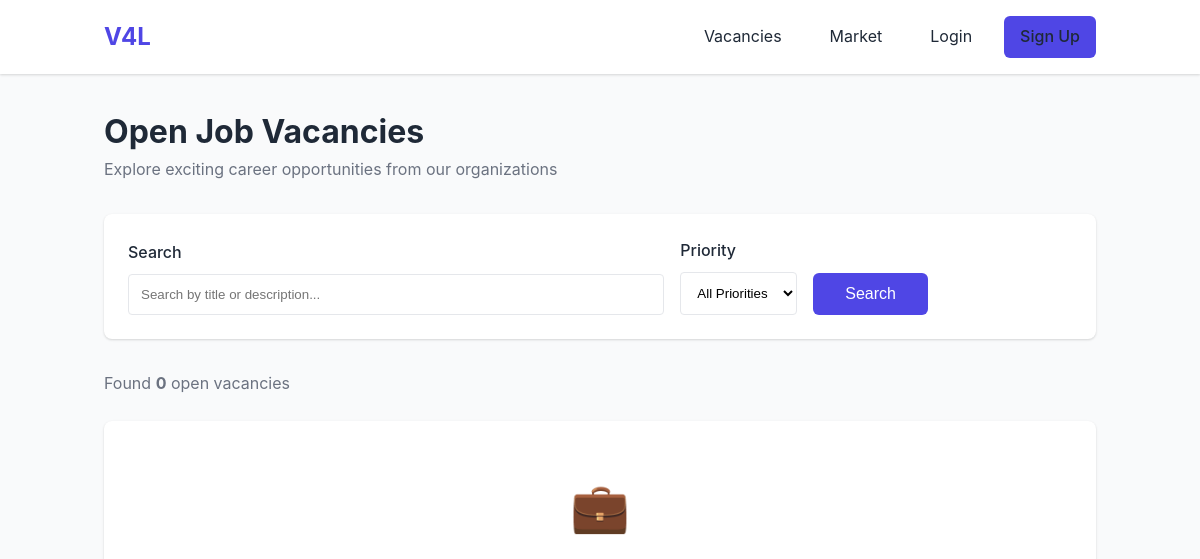
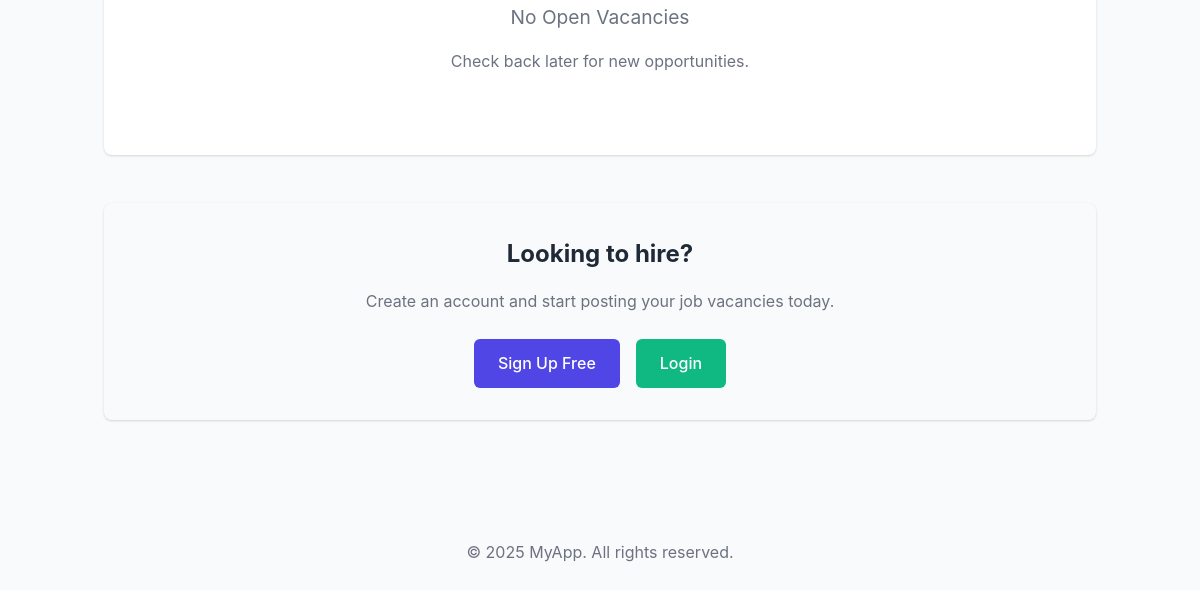
Before: /public/vacancies/index.php with the older database file (2 pictures, top to bottom).
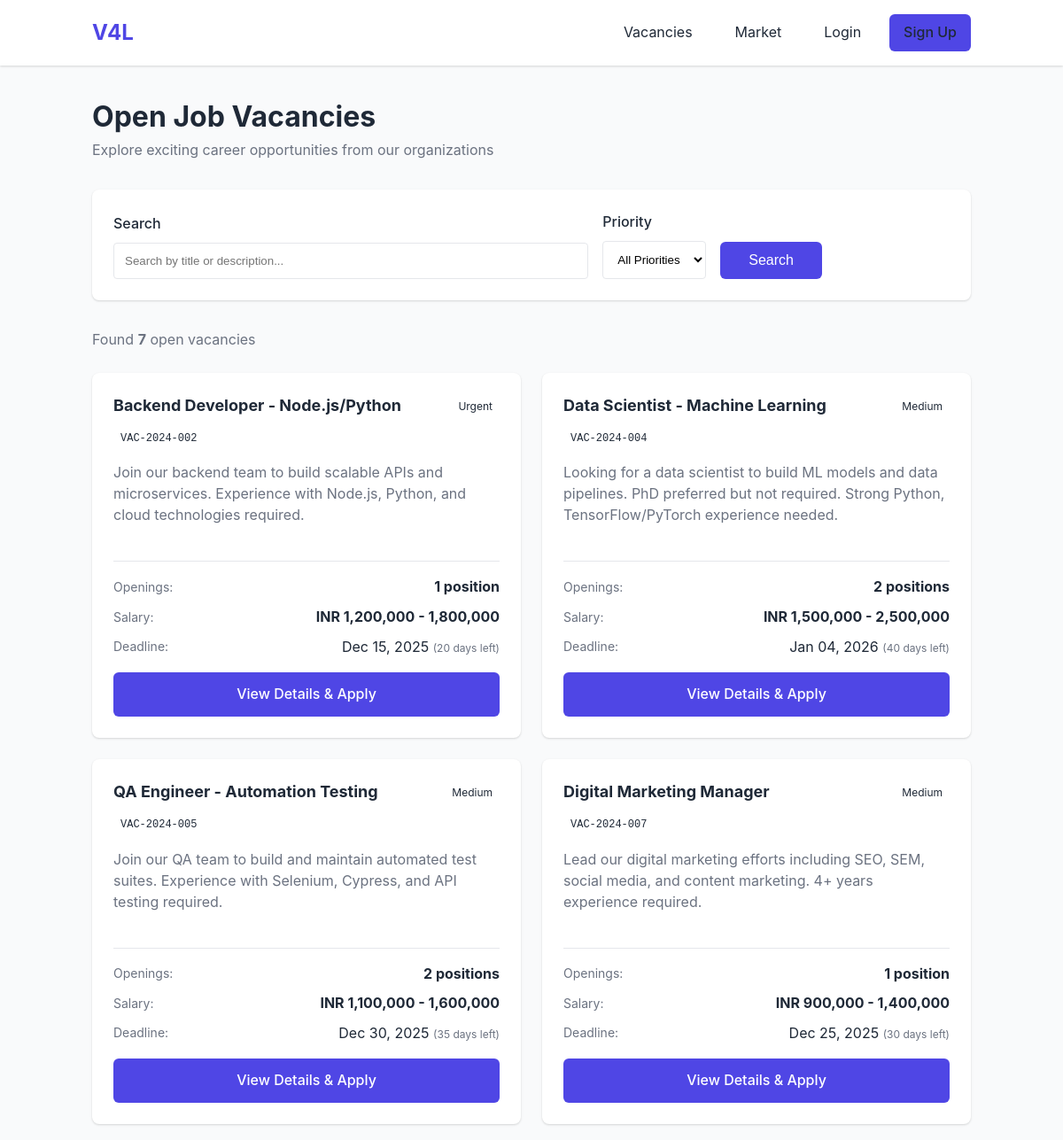
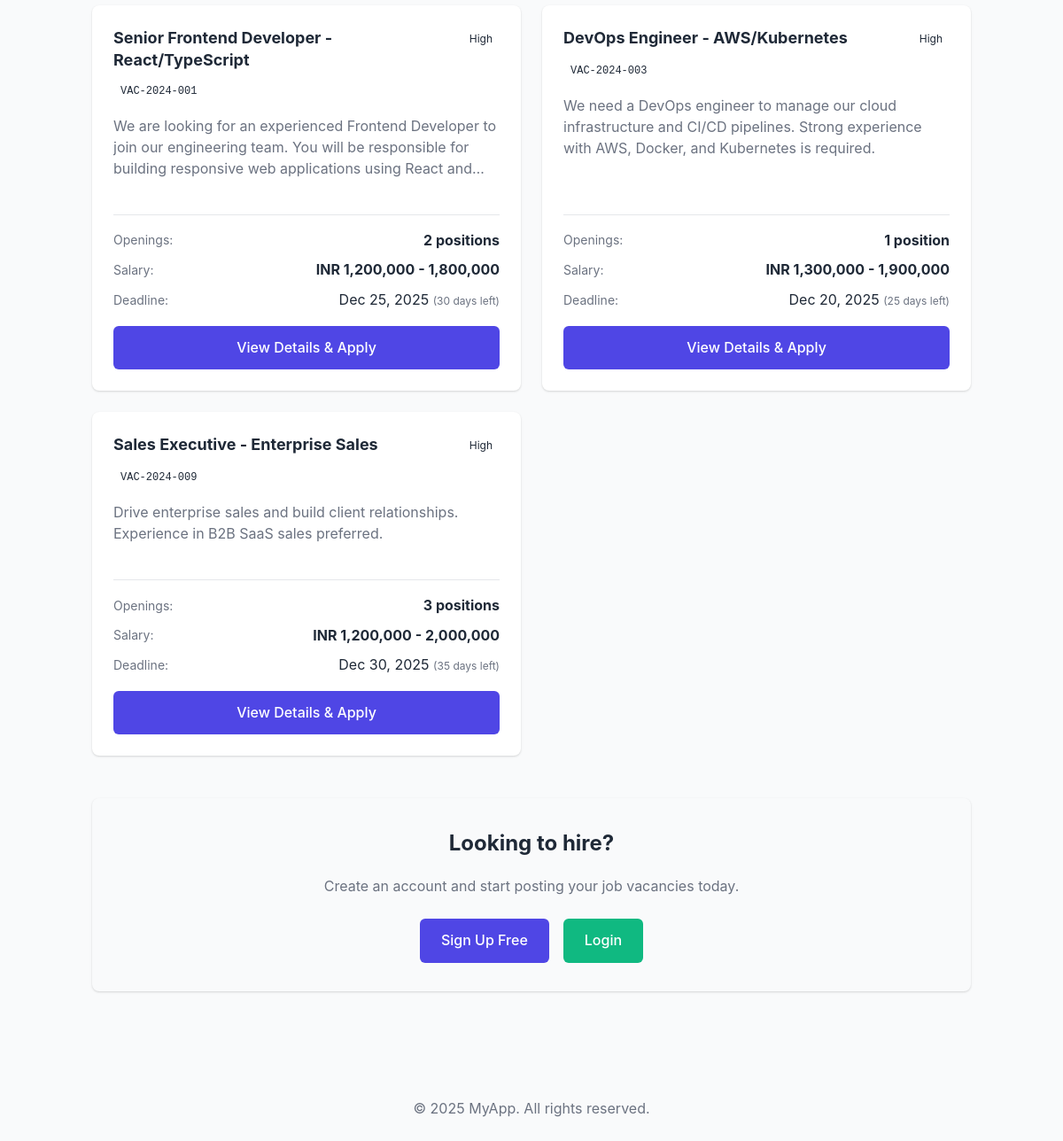
After: the same page with the newer database file (2 pictures, top to bottom).
### tables this page shows
CREATE TABLE organization_vacancies (
    id TEXT PRIMARY KEY,
    title TEXT NOT NULL,                              -- Vacancy title
    code TEXT UNIQUE,                                 -- Unique code (e.g., "VAC-2024-001")
    description TEXT,                                 -- Job description

    -- Foreign keys
    organization_id TEXT NOT NULL,                    -- Required: Organization posting vacancy
    organization_position_id TEXT NOT NULL,           -- Required: Position to fill
    organization_workstation_id TEXT,                 -- Optional: Specific workstation
    reports_to_user_id TEXT,                          -- Optional: Reporting manager

    -- Vacancy details
    vacancy_type TEXT DEFAULT 'new' CHECK(vacancy_type IN ('new', 'replacement', 'expansion')),
    priority TEXT DEFAULT 'medium' CHECK(priority IN ('low', 'medium', 'high', 'urgent')),
    openings_count INTEGER DEFAULT 1,                 -- Number of positions to fill

    -- Timeline
    posted_date TEXT,                                 -- When vacancy was posted
    application_deadline TEXT,                        -- Last date to apply
    target_start_date TEXT,                           -- Expected joining date
    target_end_date TEXT,                             -- For contract positions

    -- Salary and benefits
    salary_offered_min REAL,                          -- Minimum salary offered
    salary_offered_max REAL,                          -- Maximum salary offered
    salary_currency TEXT DEFAULT 'INR',               -- Currency code
    benefits TEXT,                                    -- Benefits description

    -- Application details
    application_method TEXT DEFAULT 'both' CHECK(application_method IN ('internal', 'external', 'both')),
    application_url TEXT,                             -- External application URL
    contact_person TEXT,                              -- Contact person name
    contact_email TEXT,                               -- Contact email
    contact_phone TEXT,                               -- Contact phone

    -- Status tracking
    status TEXT DEFAULT 'draft' CHECK(status IN ('draft', 'open', 'on_hold', 'filled', 'cancelled')),
    is_published INTEGER DEFAULT 0,                   -- Whether publicly visible
    published_at TEXT,                                -- When published
    filled_at TEXT,                                   -- When filled
    filled_by_user_id TEXT,                           -- User who filled the position

    -- Metadata
    views_count INTEGER DEFAULT 0,                    -- Number of views
    applications_count INTEGER DEFAULT 0,             -- Number of applications
    is_active INTEGER DEFAULT 1,
    sort_order INTEGER DEFAULT 0,

    -- Default audit fields
    created_by TEXT NOT NULL,
    created_at TEXT NOT NULL,
    updated_by TEXT,
    updated_at TEXT,
    deleted_by TEXT,
    deleted_at TEXT,

    FOREIGN KEY (organization_id) REFERENCES organizations(id),
    FOREIGN KEY (organization_position_id) REFERENCES organization_positions(id),
    FOREIGN KEY (organization_workstation_id) REFERENCES organization_workstations(id),
    FOREIGN KEY (reports_to_user_id) REFERENCES users(id),
    FOREIGN KEY (filled_by_user_id) REFERENCES users(id),
    FOREIGN KEY (created_by) REFERENCES users(id),
    FOREIGN KEY (updated_by) REFERENCES users(id),
    FOREIGN KEY (deleted_by) REFERENCES users(id)
);

### public/vacancies/index.php (the view, shortened to what the rows shown need)
<?php
require_once __DIR__ . '/../../src/includes/autoload.php';
$auth = new Auth();
$user = $auth->getCurrentUser(false);
$vacancyRepo = new OrganizationVacancyRepository();
$filters = [];
$vacanciesData = $vacancyRepo->findAllPublic(100, 0, $filters);
include __DIR__ . '/../../views/header.php';
?>
<div class="py-4">
    <div style="margin-bottom: 2rem;">
        <h1>Open Job Vacancies</h1>
    </div>
    <?php if (empty($vacanciesData)): ?>
        <div class="card" style="text-align: center; padding: 3rem 1rem;">
            <div style="font-size: 3rem; margin-bottom: 1rem;">💼</div>
            <p class="text-muted" style="font-size: 1.2rem; margin-bottom: 1rem;">No Open Vacancies</p>
            <p class="text-muted" style="margin-bottom: 2rem;">
                <?php if (!empty($_GET['search'])): ?>
                    Try adjusting your search terms or <a href="/vacancies">view all vacancies</a>.
                <?php else: ?>
                    Check back later for new opportunities.
                <?php endif; ?>
            </p>
        </div>
    <?php else: ?>
        <div style="display: grid; grid-template-columns: repeat(auto-fill, minmax(350px, 1fr)); gap: 1.5rem;">
            <?php foreach ($vacanciesData as $vacData): ?>
                <?php
                $vacancy = new OrganizationVacancy($vacData);
                $daysUntil = $vacancy->getDaysUntilDeadline();
                ?>
                <div class="card" style="display: flex; flex-direction: column; height: 100%; transition: transform 0.2s, box-shadow 0.2s; cursor: pointer;" onclick="window.location.href='/vacancies/view?id=<?php echo $vacData['id']; ?>'">
                    <div style="margin-bottom: 1rem;">
                        <div style="display: flex; justify-content: space-between; align-items: start; margin-bottom: 0.5rem;">
                            <h3 style="margin: 0; font-size: 1.125rem; line-height: 1.4;">
                                <?php echo htmlspecialchars($vacData['title']); ?>
                            </h3>
                            <span style="padding: 0.25rem 0.5rem; border-radius: 4px; font-size: 0.75rem; white-space: nowrap; margin-left: 0.5rem; <?php echo $vacancy->getPriorityBadgeClass(); ?>">
                                <?php echo ucfirst($vacData['priority']); ?>
                            </span>
                        </div>
                        <?php if (!empty($vacData['code'])): ?>
                            <code style="background: var(--bg-light); padding: 0.125rem 0.5rem; border-radius: 4px; font-size: 0.75rem;">
                                <?php echo htmlspecialchars($vacData['code']); ?>
                            </code>
                        <?php endif; ?>
                    </div>
                    <div style="margin-bottom: 1rem; flex-grow: 1;">
                        <p class="text-muted" style="line-height: 1.5; display: -webkit-box; -webkit-line-clamp: 3; -webkit-box-orient: vertical; overflow: hidden;">
                            <?php echo htmlspecialchars(substr($vacData['description'], 0, 200)); ?>
                        </p>
                    </div>
                    <div style="border-top: 1px solid var(--border-color); padding-top: 1rem; margin-top: auto;">
                        <div style="display: flex; justify-content: space-between; align-items: center; margin-bottom: 0.5rem;">
                            <span class="text-muted" style="font-size: 0.875rem;">Openings:</span>
                            <strong><?php echo $vacData['openings_count']; ?> <?php echo $vacData['openings_count'] === 1 ? 'position' : 'positions'; ?></strong>
                        </div>
                        <?php if (!empty($vacData['salary_offered_min']) || !empty($vacData['salary_offered_max'])): ?>
                            <div style="display: flex; justify-content: space-between; align-items: center; margin-bottom: 0.5rem;">
                                <span class="text-muted" style="font-size: 0.875rem;">Salary:</span>
                                <strong><?php echo $vacancy->getSalaryRangeFormatted(); ?></strong>
                            </div>
                        <?php endif; ?>
                        <?php if ($vacData['application_deadline']): ?>
                            <div style="display: flex; justify-content: space-between; align-items: center; margin-bottom: 0.5rem;">
                                <span class="text-muted" style="font-size: 0.875rem;">Deadline:</span>
                                <span style="<?php echo ($daysUntil !== null && $daysUntil < 7) ? 'color: #dc2626; font-weight: 600;' : ''; ?>">
                                    <?php echo date('M d, Y', strtotime($vacData['application_deadline'])); ?>
                                    <?php if ($daysUntil !== null && $daysUntil >= 0): ?>
                                        <span class="text-muted" style="font-size: 0.75rem;">
                                            (<?php echo $daysUntil === 0 ? 'Today!' : $daysUntil . ' days left'; ?>)
                                        </span>
                                    <?php endif; ?>
                                </span>
                            </div>
                        <?php endif; ?>
                        <a href="/vacancies/view?id=<?php echo $vacData['id']; ?>" class="btn btn-primary" style="width: 100%; margin-top: 1rem; text-align: center; display: block;" onclick="event.stopPropagation();">
                            View Details & Apply
                        </a>
                    </div>
                </div>
            <?php endforeach; ?>
        </div>
    <?php endif; ?>
    <?php if ($user): ?>
        <div class="card" style="margin-top: 3rem; background: linear-gradient(135deg, #667eea 0%, #764ba2 100%); color: white; text-align: center; padding: 2rem;">
            <h2 style="color: white; margin-bottom: 1rem;">Have job openings?</h2>
            <p style="margin-bottom: 1.5rem; opacity: 0.9;">Post your vacancies and connect with qualified candidates.</p>
            <a href="/organizations/departments/human_resource/vacancies/" class="btn" style="background: white; color: #667eea; padding: 0.75rem 2rem; font-weight: 600;">
                Manage Your Vacancies
            </a>
        </div>
    <?php else: ?>
        <div class="card" style="margin-top: 3rem; background: var(--bg-light); text-align: center; padding: 2rem;">
            <h2 style="margin-bottom: 1rem;">Looking to hire?</h2>
        </div>
    <?php endif; ?>
</div>
<?php include __DIR__ . '/../../views/footer.php'; ?>

Changed rows visible on the page:
added organization_vacancies: title "Backend Developer - Node.js/Python", priority "Urgent", code "VAC-2024-002", description "Join our backend team to build scalable APIs and microservices. Experience with Node.js, Python, and cloud technologies required.", openings_count "1", shows "position", $vacancy->getSalaryRangeFormatted() "INR 1,200,000 - 1,800,000", application_deadline "Dec 15, 2025", application_deadline "20"
added organization_vacancies: title "Data Scientist - Machine Learning", priority "Medium", code "VAC-2024-004", description "Looking for a data scientist to build ML models and data pipelines. PhD preferred but not required. Strong Python, TensorFlow/PyTorch experience needed.", openings_count "2", shows "positions", $vacancy->getSalaryRangeFormatted() "INR 1,500,000 - 2,500,000", application_deadline "Jan 04, 2026", application_deadline "40"
added organization_vacancies: title "QA Engineer - Automation Testing", priority "Medium", code "VAC-2024-005", description "Join our QA team to build and maintain automated test suites. Experience with Selenium, Cypress, and API testing required.", openings_count "2", shows "positions", $vacancy->getSalaryRangeFormatted() "INR 1,100,000 - 1,600,000", application_deadline "Dec 30, 2025", application_deadline "35"
added organization_vacancies: title "Digital Marketing Manager", priority "Medium", code "VAC-2024-007", description "Lead our digital marketing efforts including SEO, SEM, social media, and content marketing. 4+ years experience required.", openings_count "1", shows "position", $vacancy->getSalaryRangeFormatted() "INR 900,000 - 1,400,000", application_deadline "Dec 25, 2025", application_deadline "30"
added organization_vacancies: title "Senior Frontend Developer - React/TypeScript", priority "High", code "VAC-2024-001", description "We are looking for an experienced Frontend Developer to join our engineering team. You will be responsible for building responsive web applications using React…", openings_count "2", shows "positions", $vacancy->getSalaryRangeFormatted() "INR 1,200,000 - 1,800,000", application_deadline "Dec 25, 2025", application_deadline "30"
added organization_vacancies: title "DevOps Engineer - AWS/Kubernetes", priority "High", code "VAC-2024-003", description "We need a DevOps engineer to manage our cloud infrastructure and CI/CD pipelines. Strong experience with AWS, Docker, and Kubernetes is required.", openings_count "1", shows "position", $vacancy->getSalaryRangeFormatted() "INR 1,300,000 - 1,900,000", application_deadline "Dec 20, 2025", application_deadline "25"
added organization_vacancies: title "Sales Executive - Enterprise Sales", priority "High", code "VAC-2024-009", description "Drive enterprise sales and build client relationships. Experience in B2B SaaS sales preferred.", openings_count "3", shows "positions", $vacancy->getSalaryRangeFormatted() "INR 1,200,000 - 2,000,000", application_deadline "Dec 30, 2025", application_deadline "35"
Other visible differences:
$totalCount: "0" → "7"
text no longer shown: "💼 No Open Vacancies Check back later for new opportunities."
